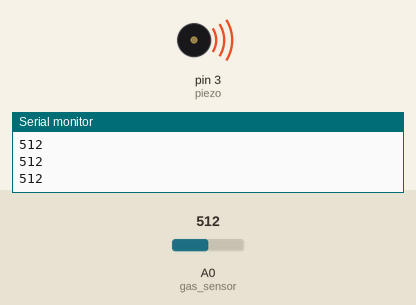
Simulated run of this sketch. Board: Arduino Uno, built with avr-gcc and run on an emulated ATmega328P. On the bench: buzzer (waves = sounding, pin HIGH), the last lines printed to the serial monitor. Inputs (shaded band) come from the test bench; at power-on: A0 (gas_sensor) = 512.

Above: at 1.2 s.
1.3 s: A0 (gas_sensor) set to 490
At 1.9 s:
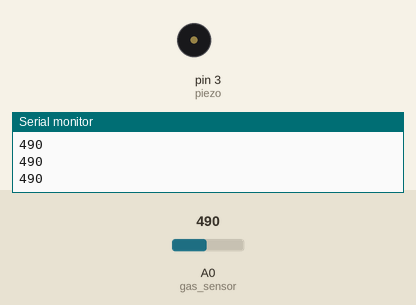
2.8 s: A0 (gas_sensor) set to 510
At 3.1 s:
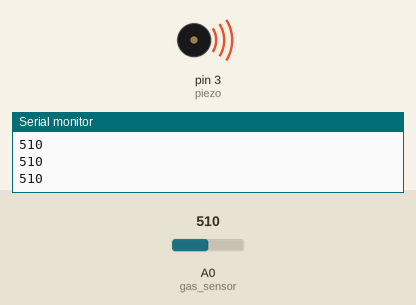
4.3 s: A0 (gas_sensor) set to 306
At 5.4 s:
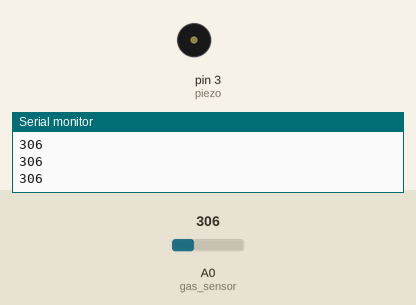
Timing chart, 0 to 7.3 s (numbered marks = the images above; inputs shaded):
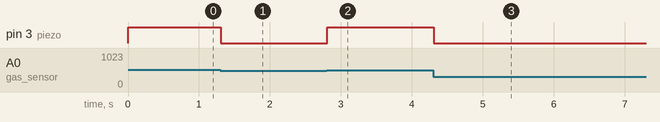

The sketch:

gas_sensor_code.ino
```cpp
// C++ code
// Written By: M.Arslan Ahmad
int gas_sensor = A0;
int sensor_value = 0;
int piezo = 3;
void setup()
{
  pinMode(piezo, OUTPUT);
  Serial.begin(9600);
}

void loop()
{
  sensor_value = analogRead(gas_sensor);
  Serial.println(sensor_value);
  if (sensor_value >= 500)
  {
    digitalWrite(piezo , HIGH);
  }
  else
  {
    digitalWrite(piezo , LOW);
  }
}
```

Measured:
- the behaviour switches between 500 and 499 on A0 (gas_sensor) (found by bisection; images 0 and 1)
- after the input at 1.3 s, pin 3 (piezo): HIGH → LOW at once
- after the input at 2.8 s, pin 3 (piezo): LOW → HIGH at once
- after the input at 4.3 s, pin 3 (piezo): HIGH → LOW at once
